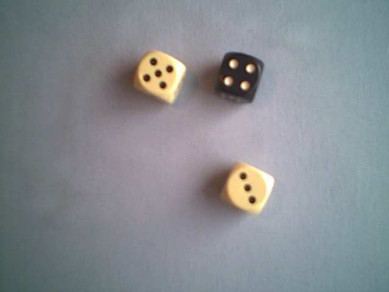
#> input picture images/dice.jpg, 389 x 292 px
$ python sift.py ../../images/dice.jpg
#> lines starting #> are read from the running program, lines starting #| are printed output that depends on the picture
# SIFT is not available in the main python repo/pip due to patents/copyrights
# you need the opencv-contrib repository

#python3 -m venv sift_env
#source sift_env/bin/activate
#pip install opencv-contrib-python

import cv2
import sys


if (len(sys.argv)>1):
       #print('Argument List:', str(sys.argv))
       for i in range(1, len(sys.argv)):
           inputImage=sys.argv[i]

           print("Dumping ",inputImage,"\n")
           # Loading the image
           img = cv2.imread(inputImage)
#> img is the input picture: shape (292, 389, 3); mean B, G, R 144.8, 140, 135.4

           # Converting image to grayscale
           gray= cv2.cvtColor(img,cv2.COLOR_BGR2GRAY)
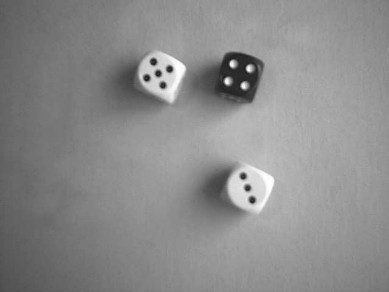
#> gray: shape (292, 389); min 24, max 255, mean 139.2

           # Applying SIFT detector, for new/old OpenCV versions
           try:
             sift = cv2.SIFT_create()
           except:
             sift = cv2.xfeatures2d.SIFT_create()

           #kp = sift.detect(gray, None)
           kp,des = sift.detectAndCompute(gray, None)
#> kp = 78 keypoints; strongest (x, y, size): (232, 64, 4.6), (249, 68, 4.7), (170, 69, 4.7), (227, 81, 4.8)

           print("Descriptor Dimensions are : ")
           descriptorElements  = len(des[0])
#> descriptorElements = 128
           numberOfDescriptors = len(des)
#> numberOfDescriptors = 78
           print(" ",numberOfDescriptors,"x",descriptorElements)
#|   78 x 128


           f = open(inputImage+"-descriptors.csv", "w")
           f.write("d0")
           for i in range(1,descriptorElements):
              f.write(",d%u"%i)
           f.write("\n")
           #--------------------------------------------------
           for d in range(0,numberOfDescriptors):
             f.write(str(des[d][0]))
             for i in range(1,descriptorElements):
               #----------------------------------
               f.write(",")
               f.write(str(des[d][i]))
             f.write("\n")
           f.close()
           #--------------------------------------------------


           # Marking the keypoint on the image using circles
           img=cv2.drawKeypoints(gray,
                                 kp,
                                 img,
                                 flags=cv2.DRAW_MATCHES_FLAGS_DRAW_RICH_KEYPOINTS
                                )
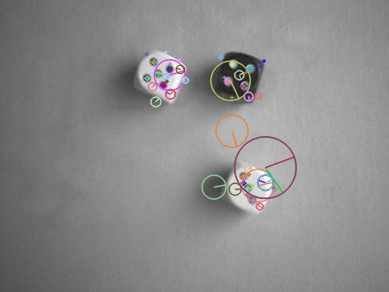
#> img: shape (292, 389, 3); mean B, G, R 138.6, 138.7, 139.2
           cv2.imwrite(inputImage+'-with-keypoints.jpg', img)
           #--------------------------------------------------


           f = open(inputImage+"-sift.csv", "w")
           f.write("X,Y,Size,Angle,Response,Octave,ClassID\n")
           keypointNumber = 0
           for keypoint in kp:
               #print("Dumping Keypoint ",keypointNumber)
               #----------------------------------
               f.write(str(keypoint.pt[0]))
               f.write(",")
               f.write(str(keypoint.pt[1]))
               f.write(",")
               f.write(str(keypoint.size))
               f.write(",")
               f.write(str(keypoint.angle))
               f.write(",")
               f.write(str(keypoint.response))
               f.write(",")
               f.write(str(keypoint.octave))
               f.write(",")
               f.write(str(keypoint.class_id))
               f.write("\n")
               #----------------------------------
               keypointNumber=keypointNumber+1
#> this loop made 78 passes
#> keypoint on passes 1 to 12: keypoint at (143.5, 82.8), size 3.5, keypoint at (146.3, 53.7), size 3.2, keypoint at (146.8, 77.8), size 4.5, keypoint at (146.8, 77.8), size 4.5, keypoint at (146.8, 77.8), size 4.5, keypoint at (152.2, 86.4), size 8.5, keypoint at (153.5, 61.7), size 4.6, keypoint at (153.5, 61.7), size 4.6, keypoint at (155.4, 101.4), size 10, keypoint at (158.1, 73.5), size 4.4, keypoint at (158.1, 73.5), size 4.4, keypoint at (158.1, 73.5), size 4.4
#> after the loop, keypointNumber = 78
           f.close()
           #--------------------------------------------------
